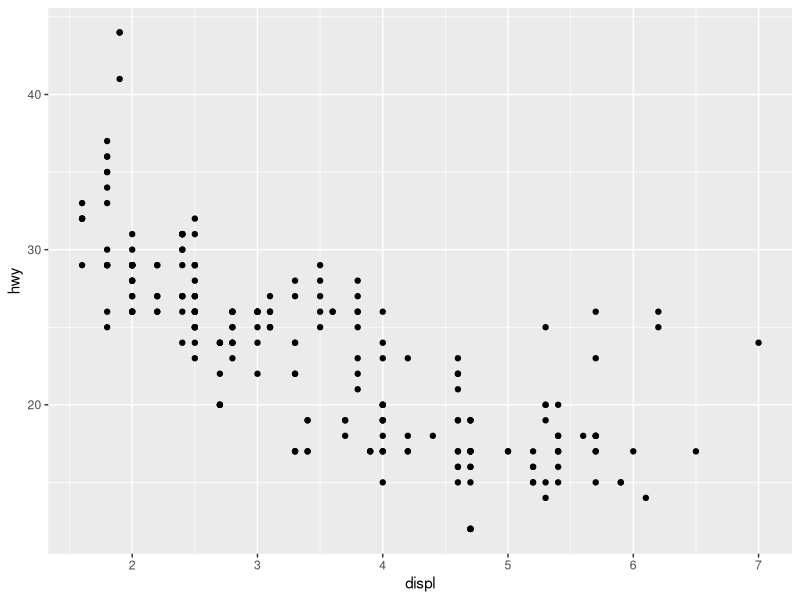
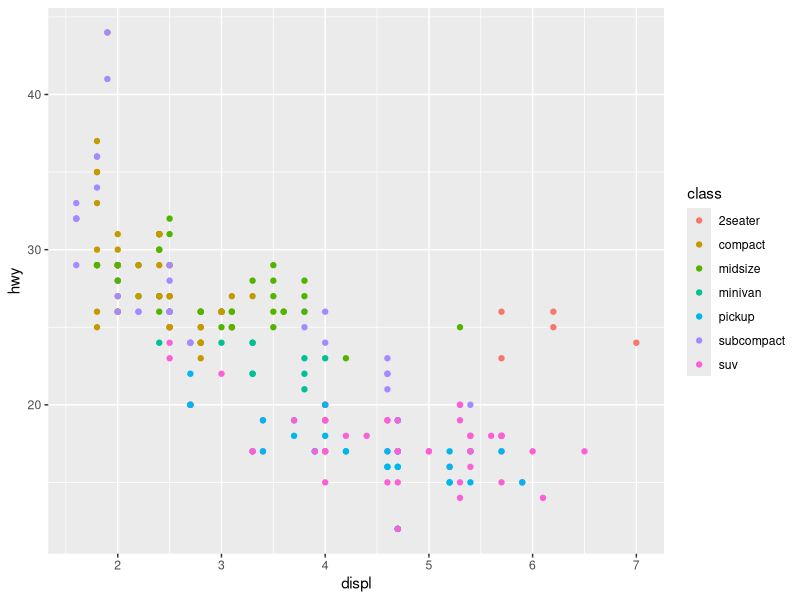
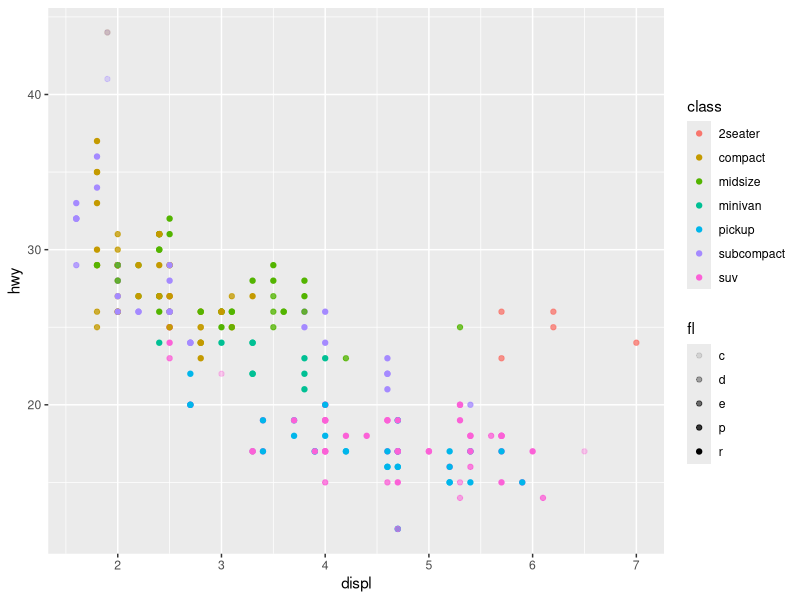
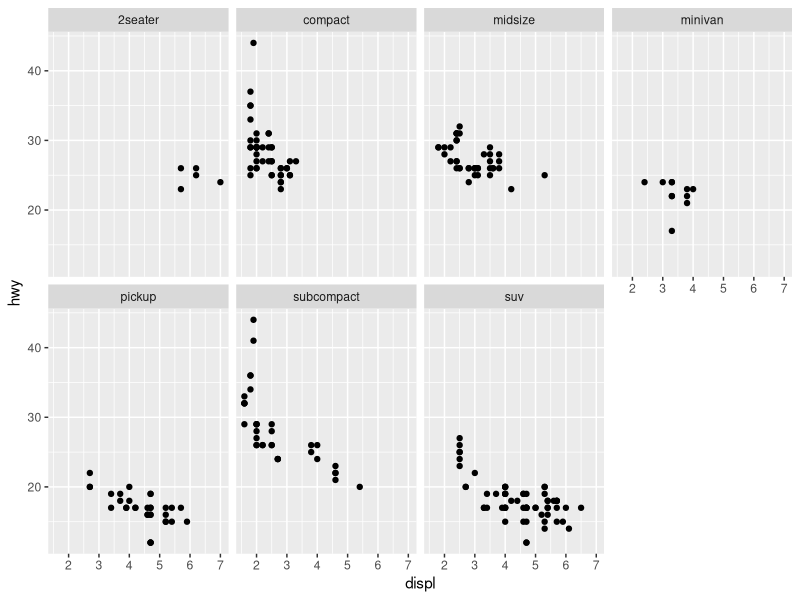
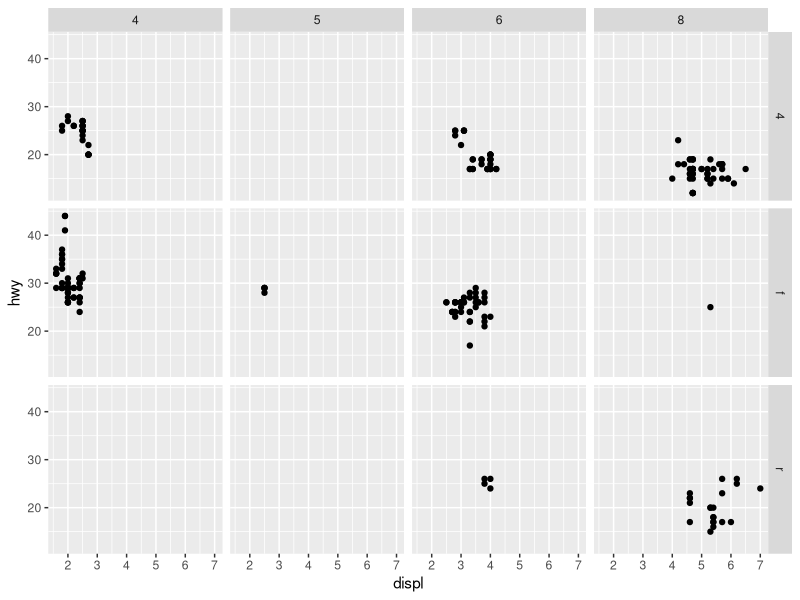
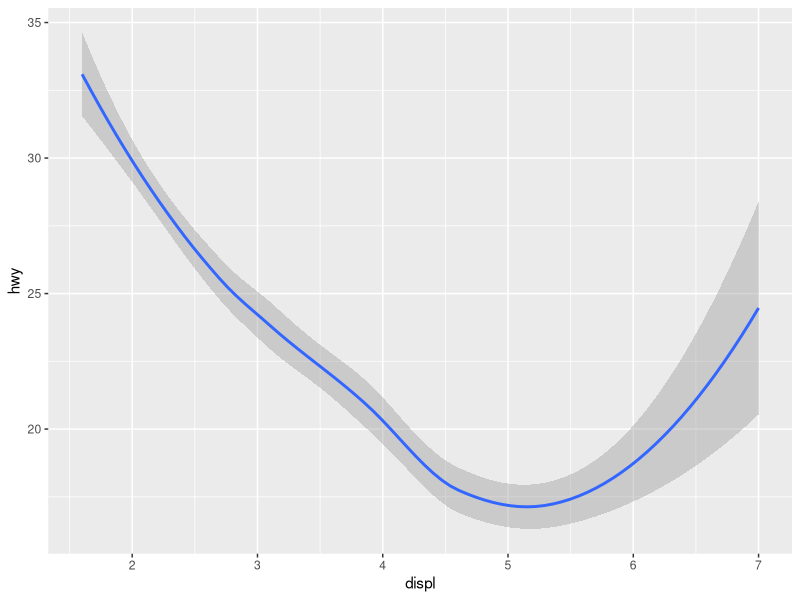
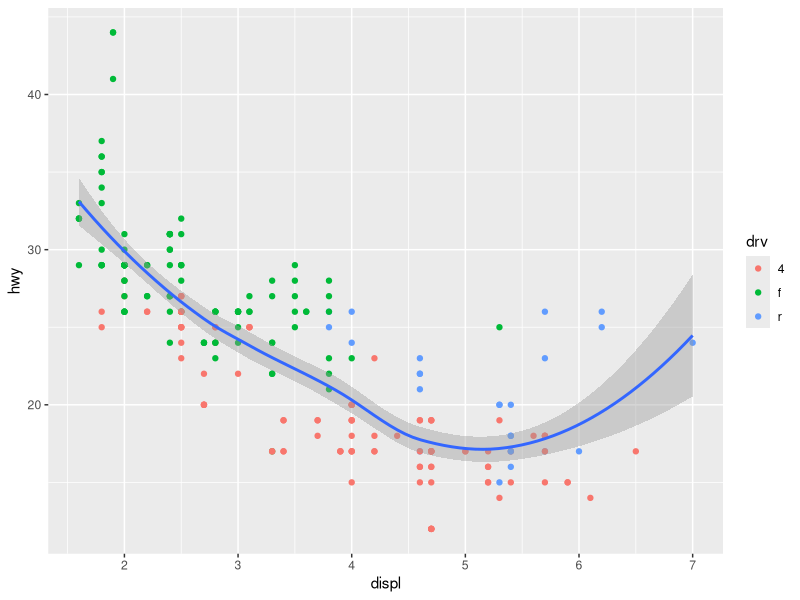
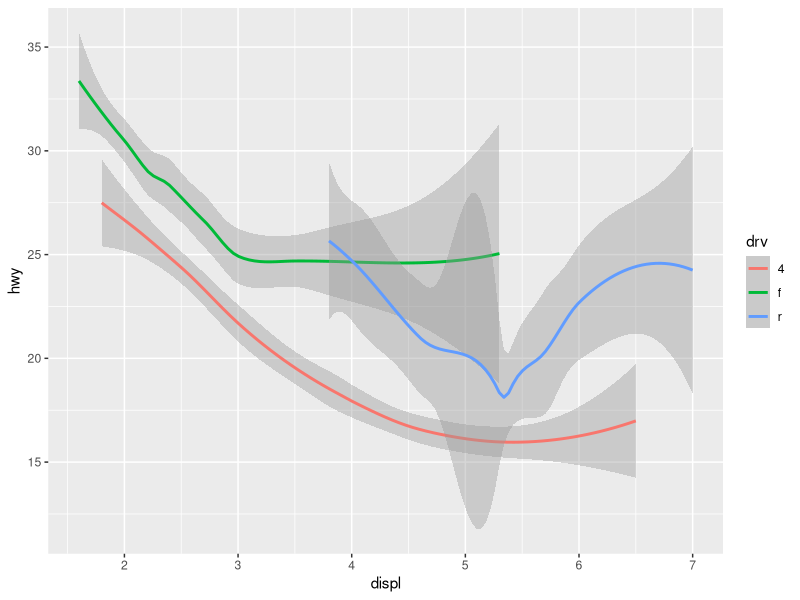

Here is the R script that generated these plots, in order:
## ---- chunk 1
knitr::opts_chunk$set(echo = TRUE)
## ---- chunk 2
#install.packages("tidyverse")
library(tidyverse)
## ---- chunk 3
data(mpg)
## ---- chunk 4
ggplot(data = mpg) +
  geom_point(mapping = aes(x = displ, y= hwy))
## ---- chunk 5
ggplot(data = mpg) + 
  geom_point(mapping = aes(x = displ, y = hwy, colour = class))
## ---- chunk 6
ggplot(data = mpg) +
  geom_point(mapping = aes(x = displ, y= hwy, colour = class, alpha = fl))
## ---- chunk 7
ggplot(mpg) + 
  geom_point(mapping = aes(x = displ, y = hwy)) +
  facet_wrap(~class, nrow = 2)
## ---- chunk 8
ggplot(mpg) + 
  geom_point(mapping = aes(x = displ, y = hwy)) +
  facet_grid(drv ~ cyl)
## ---- chunk 9
ggplot(mpg) + 
  geom_smooth(mapping = aes(x = displ, y = hwy))
## ---- chunk 10
ggplot(mpg) + 
  geom_point(mapping = aes(x = displ, y = hwy, colour = drv)) + 
  geom_smooth(mapping = aes(x = displ, y = hwy))

## ---- chunk 11
ggplot(mpg) + 
  geom_smooth(mapping = aes(x = displ, y = hwy, group = drv, color = drv),
             show.legend = TRUE,
             )
## ---- chunk 12
ggplot(mpg) + 
  geom_point(mapping = aes(x = displ, y = hwy, colour = drv)) +
  geom_smooth(mapping = aes(x = displ, y = hwy, colour = drv, linetype = drv))
## ---- chunk 13
ggplot(mpg, mapping = aes(x = displ, y = hwy, colour = drv)) + 
  geom_point(mapping = aes()) + 
  geom_smooth()
## ---- chunk 14
ggplot(mpg, mapping = aes(x = displ, y = hwy)) + 
  geom_point(mapping = aes(colour = class)) +
  geom_smooth(data = filter(mpg, class == "subcompact"), se = TRUE)
## ---- chunk 15
data("diamonds")
## ---- chunk 16
ggplot(diamonds,) +
  geom_bar(mapping = aes(x = cut))
## ---- chunk 17
demo <-  tribble(
  ~cut, ~freq,
  "Fair", 1610,
  "Good", 4906,
  "Very Good", 12082,
  "Premium", 13791,
  "Ideal", 21551
)
demo
## ---- chunk 18
ggplot(data = demo) + 
  geom_bar(mapping = aes(x = cut, y = freq), stat = "identity")
## ---- chunk 19
ggplot(data = diamonds) +
  geom_bar(mapping = aes(x = cut, y = after_stat(prop), group = 1))
## ---- chunk 20
ggplot(data = diamonds) +
  stat_summary(
    mapping = aes(x = cut, y = depth),
    fun.min = min,
    fun.max = max, 
    fun = median
  )
## ---- chunk 21

